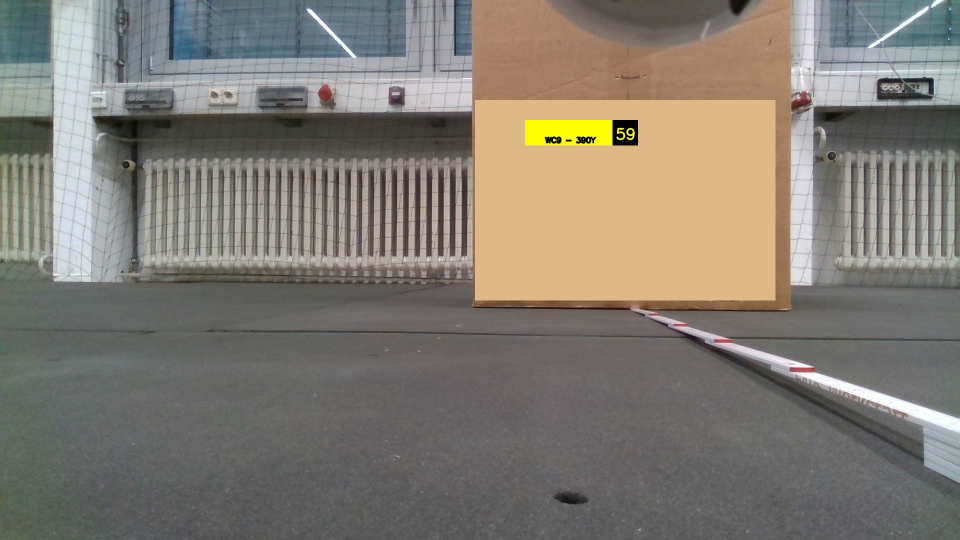
#> input picture 00_Datset_Generator_images/WC9 - 390Y.jpg, 1920 x 1080 px (shown at 1/2 size)
$ python Dataset_Generator_windows.py
#> lines starting #> are read from the running program, lines starting #| are printed output that depends on the picture
#!/usr/bin/env python
# above line to execute in linux

import numpy as np
import cv2
import random
import string
import os
from PIL import ImageFont, ImageDraw, Image
from random import randrange, uniform, randint
#from Tutorial_Random_numbers_strings_etc import *

"""WORKFLOW: Training and Testdata generator: LOAD Image
1. label size definition
2. 4K/ FullHD
3. Load image
3. loop for original image or augmentation
4. random VDA label integration (yellow and white)  including random strings/ labels AND LABELS for YOLOv3
5. save all images with specific label names"""

# TODO while loop which creates random labels in an image
# todo create label boxes around createt labels for YOLO including random colours (rgb 0-255) = 8 bit
# TODO all open cv image operations/ data augementator ops and randomly choose a few inside a while loop for a label position ( for each label ==> picture in different variations)

""" Load image """
img = cv2.imread('../WC9 - 390Y.jpg')
#> img is the input picture: shape (1080, 1920, 3); mean B, G, R 114.3, 123.5, 128.9
width_img, height_img, channels_img = img.shape[1], img.shape[0], img.shape[2]
#> width_img = 1920; height_img = 1080; channels_img = 3
print(img.shape, "\n width image:{} pixel \n heigth image:{} pixel \n channels image: {} pixel".format(width_img, height_img, channels_img))
#| (1080, 1920, 3)
#|  width image:1920 pixel
#|  heigth image:1080 pixel
#|  channels image: 3 pixel

""" YOLOv3 Label , VDA label and picture size definition"""
# Image Size's 4K 16:9 UHD TV standard and Full HD
fourK_width = 3840
fourK_height = 2160
FullHD_width = 1920
FullHD_height = 1080
## yellow VDA label:
yl_label_width = 225
yl_label_height = 50
## white VDA label
wht_label_width = 190
wht_label_height = 150
""" Define distance of white and yellow pixels ==> use in defining random start pixel area """
wht_dstnc_l_t_x = 25
wht_dstnc_l_t_y = 100
"""YOLOv3 label ==> like label from https://pjreddie.com/darknet/yolo/ """
# Todo draw box around yellow and white label including name == random string inside labels
linestrength_YOLOv3_label = 3
heigth_naming_YOLOv3_label = 25


##odo: random start of yellow label ===> decide whether 4K/FullHD ===> 4k between 0 and 3840-yl_label
"""Differences in width and height 4K"""
fourK_width_diff = fourK_width - yl_label_width + 2 * linestrength_YOLOv3_label
fourK_height_diff = fourK_height - (yl_label_height + wht_dstnc_l_t_y + wht_label_height + heigth_naming_YOLOv3_label + linestrength_YOLOv3_label)
"""Differences in width and height FullHD"""
FullHD_width_diff = FullHD_width - yl_label_width + 2 * linestrength_YOLOv3_label
FullHD_height_diff = FullHD_height - (yl_label_height + wht_dstnc_l_t_y + wht_label_height + heigth_naming_YOLOv3_label + linestrength_YOLOv3_label)
print(fourK_width_diff,fourK_height_diff,FullHD_width_diff, FullHD_height_diff)
"""Auto Calculate Difference from loaded image size"""
auto_calc_start_pxl_lft_tp_x_range = img.shape[1] - yl_label_width + 2 * linestrength_YOLOv3_label
#> auto_calc_start_pxl_lft_tp_x_range = 1701
auto_calc_start_pxl_lft_tp_y_range = img.shape[0] - (yl_label_height + wht_dstnc_l_t_y + wht_label_height + heigth_naming_YOLOv3_label + linestrength_YOLOv3_label)
#> auto_calc_start_pxl_lft_tp_y_range = 752
print(auto_calc_start_pxl_lft_tp_x_range, auto_calc_start_pxl_lft_tp_y_range)
#| 1701 752


"""TEST === > after in if conditional start fullHD"""
auto_calc_start_xl_lft_tp_x = random.randint(0, auto_calc_start_pxl_lft_tp_x_range)
#> auto_calc_start_xl_lft_tp_x = 788
auto_calc_start_xl_lft_tp_y = random.randint(0, auto_calc_start_pxl_lft_tp_y_range)
#> auto_calc_start_xl_lft_tp_y = 430

start_pxl_lft_tp_x = randint(0, FullHD_width_diff)
start_pxl_lft_tp_y = randint(0, FullHD_height_diff)

"Dateaset creation loops"
count = 0
while count < 1:

# for i in range(50):
#     print("Some thing")


    # area of yellow label 4K or FullHD
    """ SET 4K or FullHD"""
    # [8 lines of commented-out code are left out]
    print("start pixel x is: {} and start pixel in y is: {}".format(start_pxl_lft_tp_x , start_pxl_lft_tp_y))

    #Todo yellow VDA label with YOLOv3 label
    """Yellow label  dependend on random image pixels in range of image pixels"""
    def yellow_box():
        pass
    yl_pxl_l_t_x = auto_calc_start_xl_lft_tp_x    #start_pxl_lft_tp_x
#> yl_pxl_l_t_x = 788
    yl_pxl_l_t_y = auto_calc_start_xl_lft_tp_y    #start_pxl_lft_tp_y
#> yl_pxl_l_t_y = 430
    yl_pxl_r_b_x = yl_pxl_l_t_x + yl_label_width   # yellow pixel right bottom x
#> yl_pxl_r_b_x = 1013
    yl_pxl_r_b_y = yl_pxl_l_t_y + yl_label_height   # yellow pixel right bottom y
#> yl_pxl_r_b_y = 480
    yl_col_R = 255
    yl_col_G = 255
    yl_col_B = 0
    ## black box inside yellow label depends on yellow label
    bb_pxl_l_t_x = yl_pxl_r_b_x - yl_label_height
#> bb_pxl_l_t_x = 963
    bb_pxl_l_t_y = yl_pxl_r_b_y - yl_label_height
#> bb_pxl_l_t_y = 430
    bb_pxl_r_b_x = yl_pxl_r_b_x
#> bb_pxl_r_b_x = 1013
    bb_pxl_r_b_y = yl_pxl_r_b_y
#> bb_pxl_r_b_y = 480
    ## YOLOv3 Label for yellow box depends on size of yellow box
    YOLOv3_pxl_l_t_x = auto_calc_start_xl_lft_tp_x - linestrength_YOLOv3_label
    YOLOv3_pxl_l_t_y = auto_calc_start_xl_lft_tp_y - linestrength_YOLOv3_label
    YOLOv3_pxl_r_b_x = YOLOv3_pxl_l_t_x + yl_label_width + linestrength_YOLOv3_label
    YOLOv3_pxl_r_b_y = YOLOv3_pxl_l_t_y + yl_label_height + linestrength_YOLOv3_label
    #naming box
    YOLOv3_pxl_l_t_x_name = YOLOv3_pxl_l_t_x
    YOLOv3_pxl_l_t_y_name = YOLOv3_pxl_l_t_y - heigth_naming_YOLOv3_label
    YOLOv3_pxl_r_b_x_name = YOLOv3_pxl_r_b_x - yl_label_height
    YOLOv3_pxl_r_b_y_name = YOLOv3_pxl_l_t_y
    # colour YOLO yellow label
    R_value_YOLOv3_label = random.randint(0, 255)
    G_value_YOLOv3_label = random.randint(0, 255)
    B_value_YOLOv3_label = random.randint(0, 255)

    # img = cv2.rectangle(img, (yl_pxl_l_t_x , yl_pxl_l_t_y), (yl_pxl_r_b_x, yl_pxl_r_b_y), (yl_col_B, yl_col_G,yl_col_R), -1)
    # img = cv2.rectangle(img, (bb_pxl_l_t_x , bb_pxl_l_t_y), (bb_pxl_r_b_x, bb_pxl_r_b_y), (0, 0, 0), -1)

    """white label dependend on independend start pixel"""
    ## white  label referenced on random start pixel size of top left pixel
    wht_pxl_l_t_x = auto_calc_start_xl_lft_tp_x + wht_dstnc_l_t_x                      # pixel left top white box
    wht_pxl_l_t_y = auto_calc_start_xl_lft_tp_y + wht_dstnc_l_t_y
    wht_pxl_r_b_x = wht_pxl_l_t_x + wht_label_width
    wht_pxl_r_b_y = wht_pxl_l_t_y + wht_label_height
    wht_col_R = 255
    wht_col_G = 255
    wht_col_B = 255

    ## YOLOv3 Label for white label box depends on size of white box
    YOLOv3_wht_pxl_l_t_x = wht_pxl_l_t_x - linestrength_YOLOv3_label
    YOLOv3_wht_pxl_l_t_y = wht_pxl_l_t_y - linestrength_YOLOv3_label
    YOLOv3_wht_pxl_r_b_x = YOLOv3_wht_pxl_l_t_x + wht_label_width + linestrength_YOLOv3_label
    YOLOv3_wht_pxl_r_b_y = YOLOv3_wht_pxl_l_t_y + wht_label_height + linestrength_YOLOv3_label
    # naming box
    YOLOv3_wht_pxl_l_t_x_name = YOLOv3_wht_pxl_l_t_x
    YOLOv3_wht_pxl_l_t_y_name = YOLOv3_wht_pxl_l_t_y - heigth_naming_YOLOv3_label
    YOLOv3_wht_pxl_r_b_x_name = YOLOv3_wht_pxl_r_b_x
    YOLOv3_wht_pxl_r_b_y_name = YOLOv3_wht_pxl_l_t_y
    # colour YOLO white label
    R_value_YOLOv3_wht_label = random.randint(0, 255)
    G_value_YOLOv3_wht_label = random.randint(0, 255)
    B_value_YOLOv3_wht_label = random.randint(0, 255)

    #TODO upload/ read image and print box on top
    """ DRAW VDA labels and YOLOv3 labels"""
    def print_labels_on_image():
        img = cv2.imread('../WC9 - 390Y.jpg')
        # [5 lines of commented-out code are left out]
        img = cv2.rectangle(img, (yl_pxl_l_t_x , yl_pxl_l_t_y), (yl_pxl_r_b_x, yl_pxl_r_b_y),
                            (yl_col_B, yl_col_G,yl_col_R), -1)
        # Black inside Yellow label box
        img = cv2.rectangle(img, (bb_pxl_l_t_x , bb_pxl_l_t_y), (bb_pxl_r_b_x, bb_pxl_r_b_y),
                            (0, 0, 0), -1)
        # White VDA label
        img = cv2.rectangle(img, (wht_pxl_l_t_x, wht_pxl_l_t_y), (wht_pxl_r_b_x, wht_pxl_r_b_y),
                            (wht_col_B, wht_col_G, wht_col_R), -1)
        # YOLOv3 Yellow Label
        img = cv2.rectangle(img, (YOLOv3_pxl_l_t_x, YOLOv3_pxl_l_t_y) , (YOLOv3_pxl_r_b_x, YOLOv3_pxl_r_b_y),
                            (B_value_YOLOv3_label, G_value_YOLOv3_label, R_value_YOLOv3_label),
                            thickness=linestrength_YOLOv3_label)
        img = cv2.rectangle(img, (YOLOv3_pxl_l_t_x_name, YOLOv3_pxl_l_t_y_name), (YOLOv3_pxl_r_b_x_name, YOLOv3_pxl_r_b_y_name),
                            (B_value_YOLOv3_label, G_value_YOLOv3_label, R_value_YOLOv3_label),-1)
        # YOLOv3 white Label
        img = cv2.rectangle(img, (YOLOv3_wht_pxl_l_t_x, YOLOv3_wht_pxl_l_t_y), (YOLOv3_wht_pxl_r_b_x, YOLOv3_wht_pxl_r_b_y),
                            (B_value_YOLOv3_wht_label, G_value_YOLOv3_wht_label, R_value_YOLOv3_wht_label),
                            thickness=linestrength_YOLOv3_label)
        img = cv2.rectangle(img, (YOLOv3_wht_pxl_l_t_x_name, YOLOv3_wht_pxl_l_t_y_name),
                            (YOLOv3_wht_pxl_r_b_x_name, YOLOv3_wht_pxl_r_b_y_name),
                            (B_value_YOLOv3_wht_label, G_value_YOLOv3_wht_label, R_value_YOLOv3_wht_label), -1)

        """ TEXT"""
        """ random label text generator"""
        #  yellow label
        label_1st_pos = random_text_gen(2, randomascii=False, uppercase=True)
        label_2nd_pos = random_text_gen(1, randomascii=False, uppercase=False, lowercase=False)
        label_3rd_pos = '-'
        label_4th_pos = random_text_gen(3, randomascii=False, uppercase=False, lowercase=False)
        label_5th_pos = random_text_gen(1, randomascii=False, uppercase=True)
        label_text_comb = '%s%s %s %s%s' % (label_1st_pos, label_2nd_pos, label_3rd_pos, label_4th_pos, label_5th_pos)
        print(label_text_comb)
        # white label
        label_white_number = random_text_gen(10, randomascii=False, uppercase=False, lowercase=False)
        print(label_white_number)
        label_white_str = '%s' % (label_white_number)

        """ Labels text positions"""
        # text position inside yellow label
        txt_distance_x = 40
        txt_distance_y = 5
        txt_pos_blyl_x = yl_pxl_l_t_x + txt_distance_x  # pixel left bottom x
        txt_pos_blyl_y = yl_pxl_l_t_y + yl_label_height - txt_distance_y  # pixel left bottom y
        # on black box
        txt_distance_yellow_x = 6
        txt_distance_yellow_y = 12
        txt_pos_ylbl_x = bb_pxl_l_t_x + txt_distance_yellow_x
        txt_pos_ylbl_y = bb_pxl_l_t_y + yl_label_height - txt_distance_yellow_y
        # on white label
        txt_wh_dstnc_x = 20
        txt_wh_dstnc_y = 60
        txt_pos_wh_x = wht_pxl_l_t_x + txt_wh_dstnc_x
        txt_pos_wh_y = wht_pxl_l_t_y + txt_wh_dstnc_y
        # on YOLOv3 label yellow VDA label
        txt_yolo_yl_dstnc_x = 3
        txt_yolo_yl_dstnc_y = 3
        txt_pos_yl_yolov3_label_x = YOLOv3_pxl_l_t_x + txt_yolo_yl_dstnc_x
        txt_pos_yl_yolov3_label_y = YOLOv3_pxl_l_t_y - txt_yolo_yl_dstnc_y
        # on YOLOv3 label white VDA label
        txt_yolo_wht_dstnc_x = 3
        txt_yolo_wht_dstnc_y = 3
        txt_pos_wht_yolov3_label_x = YOLOv3_wht_pxl_l_t_x + txt_yolo_wht_dstnc_x
        txt_pos_wht_yolov3_label_y = YOLOv3_wht_pxl_l_t_y - txt_yolo_wht_dstnc_y

        """Write text into boxes"""
        font = cv2.FONT_HERSHEY_SIMPLEX
        # yellow
        cv2.putText(img, label_text_comb, (txt_pos_blyl_x, txt_pos_blyl_y), font, 0.5, (0, 0, 0), 2, cv2.LINE_AA)
        # black
        cv2.putText(img, random_text_gen(2, randomascii=False, uppercase=False, lowercase=False),
                    (txt_pos_ylbl_x, txt_pos_ylbl_y), font, 1, (yl_col_B, yl_col_G, yl_col_R), 2, cv2.LINE_AA)
#> img: shape (1080, 1920, 3); mean B, G, R 115.9, 126.1, 131.6
        # white
        cv2.putText(img, label_white_number, (txt_pos_wh_x, txt_pos_wh_y), font, 0.8, (0, 0, 0), 2, cv2.LINE_AA)
        # yellow YOLO label
        cv2.putText(img, label_text_comb, (txt_pos_yl_yolov3_label_x, txt_pos_yl_yolov3_label_y), font, 0.5, (0,0,0), 2, cv2.LINE_AA)
        # white YOLO label
        cv2.putText(img, label_white_number, (txt_pos_wht_yolov3_label_x, txt_pos_wht_yolov3_label_y), font, 0.5, (0, 0, 0),
                    2, cv2.LINE_AA)
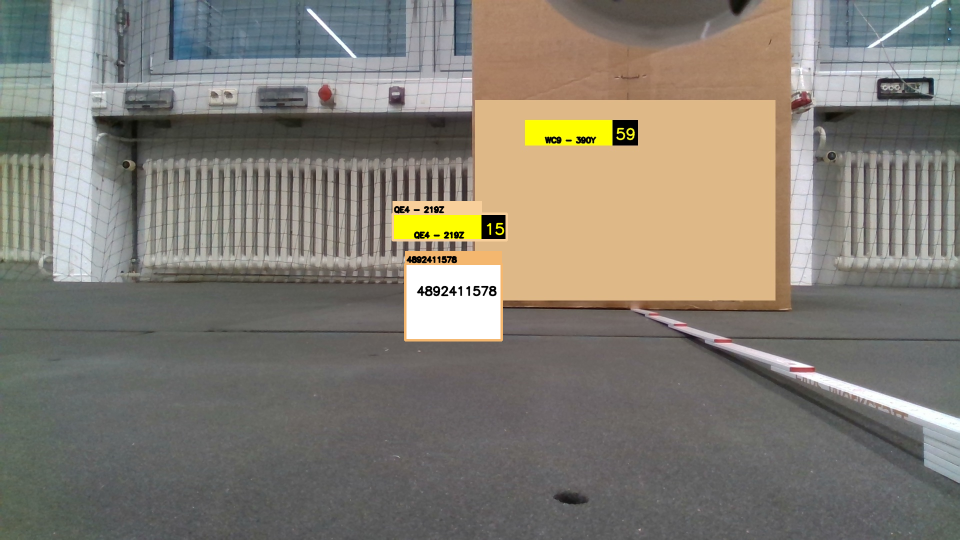
#> img: shape (1080, 1920, 3) (shown at 1/2 size); mean B, G, R 115.6, 125.8, 131.2


        # Todo write  more variables in string in filename for picture name and opencv operation
        """ show and write image """
        # print(img)
        filename_str = '%s --- %s.jpg' % (label_text_comb, label_white_str)
        print(filename_str)
        cv2.imshow('Dataset_VDA_labels', img)
        cv2.waitKey(0) & 0xFF
        cv2.destroyAllWindows()

        return img


    """ text generator"""
    def random_text_gen(length=32, randomascii=True, uppercase=True, lowercase=True, numbers=True):
        character_set = ''  # lowercase, uppercase, digits etc. possile
        if randomascii:
            character_set += string.ascii_letters
        elif uppercase:
            character_set += string.ascii_uppercase
        elif lowercase:
            character_set += string.ascii_lowercase
        elif numbers:
            character_set += string.digits

        return ''.join(random.choice(character_set) for i in range(length))

    count = count + 1

if __name__ == "__main__":
    print_labels_on_image()


    # [26 lines of commented-out code are left out]

""" text generator"""
# [12 lines of commented-out code are left out]

"""Brown box """
# [15 lines of commented-out code are left out]

"""diagonal blue line with thickness of 5px2"""
    # img3 = cv2.line(img3, (0,0), (511,511), (255,0,0), 5)


    ### write into image  Adding Text to Images:

    # To put texts in images, you need specify following things.
    #
    #         Text data that you want to write
    #         Position coordinates of where you want put it (i.e. bottom-left corner where data starts).
    #         Font type (Check cv2.putText() docs for supported fonts)
    #         Font Scale (specifies the size of font)
    #         regular things like color, thickness, lineType etc. For better look, lineType = cv2.LINE_AA is recommended.
#
